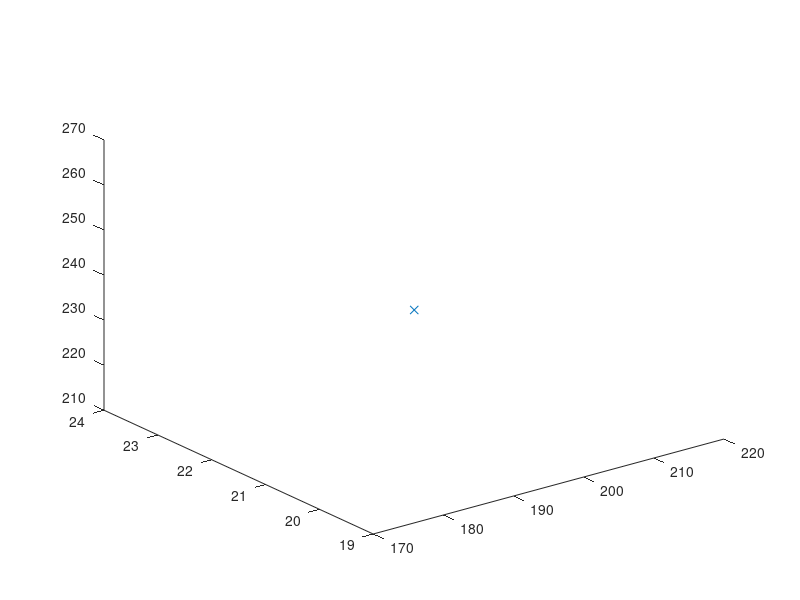

Write the MATLAB code that produced this figure. (Note: this script raises an error after producing the figure.)
clearvars
close all
x_max = 640;
y_max = 480;
z_max = 400;
EPS = 20;
numNodes = 2000;        
q_start.coord = [0 0 0];
q_start.cost = 0;
q_start.parent = 0;
q_goal.coord = [640 400 180];
q_goal.cost = 0;
nodes(1) = q_start;
figure(1)
for i = 1:1:numNodes
    q_rand = [rand(1)*x_max rand(1)*y_max rand(1)*z_max];
    plot3(q_rand(1), q_rand(2), q_rand(3), 'x', 'Color',  [0 0.4470 0.7410])
    
    % Break if goal node is already reached
    for j = 1:1:length(nodes)
        if nodes(j).coord == q_goal.coord
            break
        end
    end
    
    % Pick the closest node from existing list to branch out from
    ndist = [];
    for j = 1:1:length(nodes)
        n = nodes(j);
        tmp = dist_3d(n.coord, q_rand);
        ndist = [ndist tmp];
    end
    [val, idx] = min(ndist);
    q_near = nodes(idx);
    
    q_new.coord = steer3d(q_rand, q_near.coord, val, EPS);
    line([q_near.coord(1), q_new.coord(1)], [q_near.coord(2), q_new.coord(2)], [q_near.coord(3), q_new.coord(3)], 'Color', 'k', 'LineWidth', 2);
    drawnow
    hold on
    q_new.cost = dist_3d(q_new.coord, q_near.coord) + q_near.cost;
    
    % Within a radius of r, find all existing nodes
    q_nearest = [];
    r = 50;
    neighbor_count = 1;
    for j = 1:1:length(nodes)
        if (dist_3d(nodes(j).coord, q_new.coord)) <= r
            q_nearest(neighbor_count).coord = nodes(j).coord;
            q_nearest(neighbor_count).cost = nodes(j).cost;
            neighbor_count = neighbor_count+1;
        end
    end
    
    % Initialize cost to currently known value
    q_min = q_near;
    C_min = q_new.cost;
    
    % Iterate through all nearest neighbors to find alternate lower
    % cost paths
    
    for k = 1:1:length(q_nearest)
        if q_nearest(k).cost + dist_3d(q_nearest(k).coord, q_new.coord) < C_min
            q_min = q_nearest(k);
            C_min = q_nearest(k).cost + dist_3d(q_nearest(k).coord, q_new.coord);
            line([q_min.coord(1), q_new.coord(1)], [q_min.coord(2), q_new.coord(2)], [q_min.coord(3), q_new.coord(3)], 'Color', 'g');            
            hold on
        end
    end
    
    % Update parent to least cost-from node
    for j = 1:1:length(nodes)
        if nodes(j).coord == q_min.coord
            q_new.parent = j;
        end
    end
    
    % Append to nodes
    nodes = [nodes q_new];
end
D = [];
for j = 1:1:length(nodes)
    tmpdist = dist_3d(nodes(j).coord, q_goal.coord);
    D = [D tmpdist];
end
% Search backwards from goal to start to find the optimal least cost path
[val, idx] = min(D);
q_final = nodes(idx);
q_goal.parent = idx;
q_end = q_goal;
nodes = [nodes q_goal];
while q_end.parent ~= 0
    start = q_end.parent;
    line([q_end.coord(1), nodes(start).coord(1)], [q_end.coord(2), nodes(start).coord(2)], [q_end.coord(3), nodes(start).coord(3)], 'Color', 'r', 'LineWidth', 4);
    hold on
    q_end = nodes(start);
end



%%
function d = dist_3d(q1,q2)
    d = sqrt((q1(1)-q2(1))^2 + (q1(2)-q2(2))^2 + (q1(3)-q2(3))^2);
end

%%
function A = steer3d(qr, qn, val, eps)
   qnew = [0 0];
   if val >= eps
       qnew(1) = qn(1) + ((qr(1)-qn(1))*eps)/dist_3d(qr,qn);
       qnew(2) = qn(2) + ((qr(2)-qn(2))*eps)/dist_3d(qr,qn);
       qnew(3) = qn(3) + ((qr(3)-qn(3))*eps)/dist_3d(qr,qn);
   else
       qnew(1) = qr(1);
       qnew(2) = qr(2);
       qnew(3) = qr(3);
   end
   
   A = [qnew(1), qnew(2), qnew(3)];
end